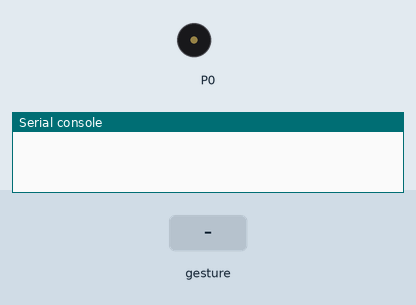
Simulated run of this program. Board: BBC micro:bit (MakeCode). On the bench: buzzer (waves = sounding), the last lines printed to the serial console. The test bench sets the inputs (shaded band). No radio messages arrive unless stated (any console line starting 'radio sent:' is added by the test bench); a tilt is held for 1.5 s and a shake lasts 1 s, then the board lies face up again.

Above: at 1.2 s.
1.3 s: gesture 'tilt right'
At 1.6 s:
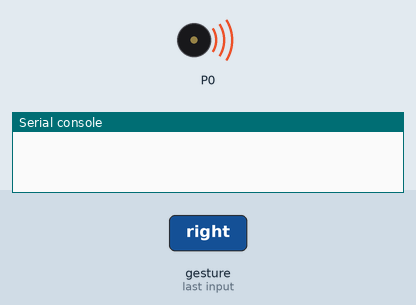
4.3 s: gesture 'tilt left'
At 6.8 s:
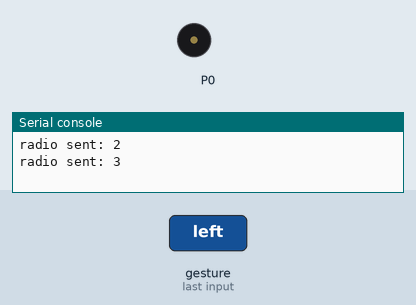
Timing chart, 0 to 8.3 s (numbered marks = the images above; inputs shaded):
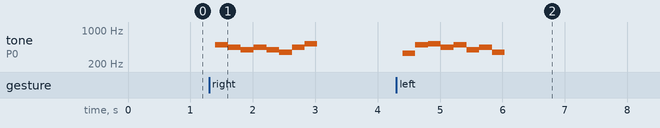

The program:

main.ts
```typescript
input.onGesture(Gesture.TiltRight, function () {
    music.playMelody("B A G A G F A C5 ", 300)
    radio.sendNumber(2)
})
input.onGesture(Gesture.TiltLeft, function () {
    music.playMelody("E B C5 A B G A F ", 300)
    radio.sendNumber(3)
})
input.onGesture(Gesture.Shake, function () {
    allumer_la_lampe = !(allumer_la_lampe)
    if (allumer_la_lampe) {
        pins.analogWritePin(AnalogPin.P0, 1023)
    } else {
        pins.digitalWritePin(DigitalPin.P0, 0)
    }
    radio.sendNumber(1)
})
let allumer_la_lampe = false
radio.setGroup(300)
```

test.ts
```typescript
// les tests vont ici ; cela ne sera pas compilé si ce paquet est utilisé en tant qu'extension.
```

Measured:
- after the input at 1.3 s, tone on P0: plays 494 Hz for 0.21 s, 440 Hz for 0.21 s, 392 Hz for 0.21 s, 440 Hz for 0.21 s, 392 Hz for 0.21 s, 349 Hz for 0.21 s … (8 notes in this stretch), starting after 0.10 s
- after the input at 4.3 s, tone on P0: plays 330 Hz for 0.21 s, 494 Hz for 0.21 s, 523 Hz for 0.21 s, 440 Hz for 0.21 s, 494 Hz for 0.21 s, 392 Hz for 0.21 s … (8 notes in this stretch), starting after 0.10 s
